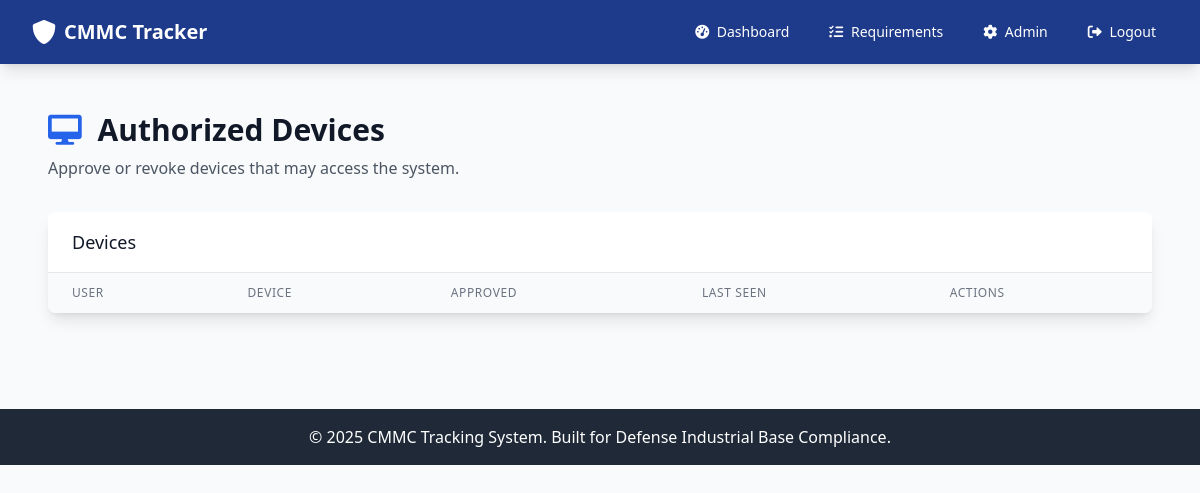
Page /admin/devices (signed in) on the earlier database version.
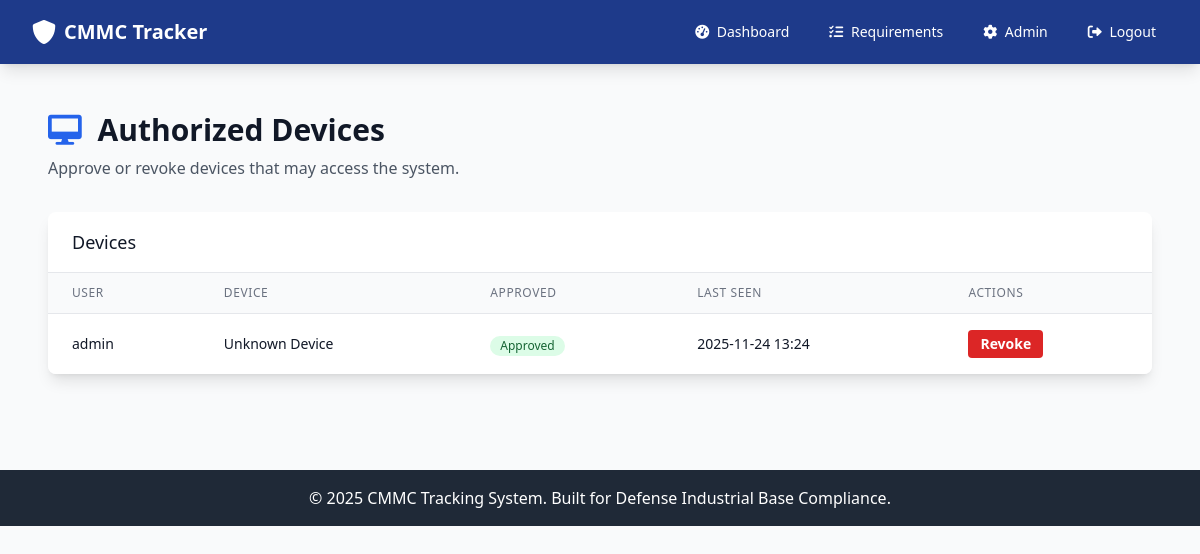
Same page on the later database version.
### app.py (models this page shows)
class AuthorizedDevice(db.Model):
    __tablename__ = 'authorized_device'
    id = db.Column(db.Integer, primary_key=True)
    user_id = db.Column(db.Integer, db.ForeignKey('user.id'))
    device_name = db.Column(db.String(200))
    device_token = db.Column(db.String(64), unique=True, nullable=False)
    is_approved = db.Column(db.Boolean, default=False, nullable=False)
    last_seen_at = db.Column(db.DateTime, default=datetime.utcnow, onupdate=datetime.utcnow)
    user = db.relationship('User', backref='devices')

class User(db.Model):
    id = db.Column(db.Integer, primary_key=True)
    username = db.Column(db.String(80), unique=True, nullable=False)
    email = db.Column(db.String(120), unique=True, nullable=False)
    password_hash = db.Column(db.String(120), nullable=False)
    role = db.Column(db.String(20), default='user')  # 'admin' or 'user'
    company = db.Column(db.String(200))
    created_at = db.Column(db.DateTime, default=datetime.utcnow)
    is_authorized = db.Column(db.Boolean, default=False, nullable=False)
    security_profile = db.relationship('UserSecurity', backref='user', uselist=False)

### app.py (the view)
@app.route('/admin/devices')
@admin_required
def admin_devices():
    devices = AuthorizedDevice.query.order_by(AuthorizedDevice.last_seen_at.desc()).all()
    return render_template('admin/devices.html', devices=devices)

### app.py (called while the page is built, shortened)
def admin_required(f):
    @wraps(f)
    def decorated_function(*args, **kwargs):
        if 'user_id' not in session:
            flash('Please log in to access this page.', 'warning')
            return redirect(url_for('login'))
        user = User.query.get(session['user_id'])
        if not user or user.role != 'admin':
            flash('Admin access required.', 'error')
            return redirect(url_for('dashboard'))
        return f(*args, **kwargs)
    return decorated_function

@app.before_request
def enforce_device_and_user_authorization():
    open_endpoints = {
        'index', 'login', 'register', 'logout', 'static', 'device_pending', 'forgot_password'
    }
    if request.endpoint in open_endpoints:
        return None
    if 'user_id' not in session:
        return None
    user = User.query.get(session['user_id'])
    if not user:
        session.clear()
        return redirect(url_for('login'))
    if not user.is_authorized:
        flash('Your account is awaiting authorization by an administrator.', 'warning')
        return redirect(url_for('index'))
    if user.role == 'admin':
        return None

### templates/admin/devices.html (shortened to what this page needs)
{% extends "base.html" %}
{% block content %}
<div class="px-4 py-6">
    <div class="mb-8">
        <h1 class="text-3xl font-bold text-gray-900 mb-2">
            <i class="fas fa-desktop text-blue-600 mr-2"></i>
            Authorized Devices
        </h1>
        <p class="text-gray-600">Approve or revoke devices that may access the system.</p>
    </div>
    <div class="bg-white shadow-lg rounded-lg overflow-hidden">
        <div class="px-6 py-4 border-b border-gray-200">
            <h3 class="text-lg font-medium text-gray-900">Devices</h3>
        </div>
        <div class="overflow-x-auto">
            <table class="min-w-full divide-y divide-gray-200">
                <thead class="bg-gray-50">
                    <tr>
                        <th class="px-6 py-3 text-left text-xs font-medium text-gray-500 uppercase tracking-wider">User</th>
                        <th class="px-6 py-3 text-left text-xs font-medium text-gray-500 uppercase tracking-wider">Device</th>
                        <th class="px-6 py-3 text-left text-xs font-medium text-gray-500 uppercase tracking-wider">Approved</th>
                        <th class="px-6 py-3 text-left text-xs font-medium text-gray-500 uppercase tracking-wider">Last Seen</th>
                        <th class="px-6 py-3 text-left text-xs font-medium text-gray-500 uppercase tracking-wider">Actions</th>
                    </tr>
                </thead>
                <tbody class="bg-white divide-y divide-gray-200">
                    {% for d in devices %}
                    <tr class="hover:bg-gray-50">
                        <td class="px-6 py-4 whitespace-nowrap text-sm text-gray-900">{{ d.user.username if d.user else 'Unassigned' }}</td>
                        <td class="px-6 py-4 text-sm text-gray-900">{{ d.device_name or 'Unknown' }}</td>
                        <td class="px-6 py-4 whitespace-nowrap">
                            {% if d.is_approved %}
                                <span class="inline-flex items-center px-2.5 py-0.5 rounded-full text-xs font-medium bg-green-100 text-green-800">Approved</span>
                            {% else %}
                                <span class="inline-flex items-center px-2.5 py-0.5 rounded-full text-xs font-medium bg-yellow-100 text-yellow-800">Pending</span>
                            {% endif %}
                        </td>
                        <td class="px-6 py-4 whitespace-nowrap text-sm text-gray-900">{{ d.last_seen_at.strftime('%Y-%m-%d %H:%M') if d.last_seen_at else '-' }}</td>
                        <td class="px-6 py-4 whitespace-nowrap text-sm">
                            {% if not d.is_approved %}
                            <form method="POST" action="{{ url_for('admin_approve_device', device_id=d.id) }}" class="inline">
                                <button class="bg-green-600 hover:bg-green-700 text-white font-bold py-1 px-3 rounded text-sm transition duration-200" type="submit">Approve</button>
                            </form>
                            {% else %}
                            <form method="POST" action="{{ url_for('admin_revoke_device', device_id=d.id) }}" class="inline">
                                <button class="bg-red-600 hover:bg-red-700 text-white font-bold py-1 px-3 rounded text-sm transition duration-200" type="submit">Revoke</button>
                            </form>
                            {% endif %}
                        </td>
                    </tr>
                    {% endfor %}
                </tbody>
            </table>
        </div>
    </div>
</div>
{% endblock %}

Differences in the rows shown:
added AuthorizedDevice: user "admin", device_name "Unknown Device", is_approved "Approved", last_seen_at "2025-11-24 13:24"
